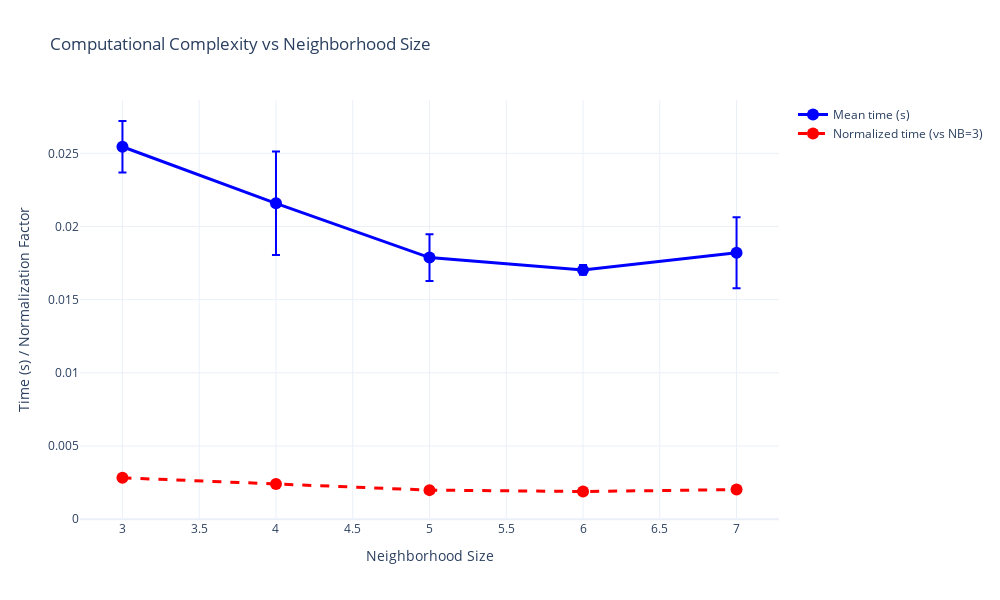

Notebook source saved alongside this figure:
### Markdown cell above
Display computational complexity

### Code cell
fig = go.Figure()

fig.add_trace(go.Scatter(
    x=complexity_df['Neighborhood Size'],
    y=complexity_df['Mean Time (s)'],
    mode='lines+markers',
    name='Mean time (s)',
    error_y=dict(type='data', array=complexity_df['Std Time (s)'], visible=True),
    line=dict(width=3, color='blue'),
    marker=dict(size=12)
))

fig.add_trace(go.Scatter(
    x=complexity_df['Neighborhood Size'],
    y=complexity_df['Normalized Time'],
    mode='lines+markers',
    name='Normalized time (vs NB=3)',
    line=dict(width=3, color='red', dash='dash'),
    marker=dict(size=12)
))

fig.update_layout(
    title='Computational Complexity vs Neighborhood Size',
    xaxis_title='Neighborhood Size',
    yaxis_title='Time (s) / Normalization Factor',
    width=1000,
    height=600,
    template='plotly_white',
    hovermode='x unified'
)

fig.show()

### Figure 1 — Plotly figure (JSON) as saved in the notebook; plotly's stock layout.template omitted (floating-point values rounded to 4 significant figures)
{"data": [{"error_y": {"array": [0.00176, 0.003539, 0.001594, 0.0003345, 0.002431], "type": "data", "visible": true}, "line": {"color": "blue", "width": 3}, "marker": {"size": 12}, "mode": "lines+markers", "name": "Mean time (s)", "type": "scatter", "x": [3, 4, 5, 6, 7], "y": [0.02545, 0.02159, 0.01787, 0.01703, 0.0182]}, {"line": {"color": "red", "dash": "dash", "width": 3}, "marker": {"size": 12}, "mode": "lines+markers", "name": "Normalized time (vs NB=3)", "type": "scatter", "x": [3, 4, 5, 6, 7], "y": [0.002828, 0.002398, 0.001986, 0.001892, 0.002023]}], "layout": {"height": 600, "hovermode": "x unified", "title": {"text": "Computational Complexity vs Neighborhood Size"}, "width": 1000, "xaxis": {"title": {"text": "Neighborhood Size"}}, "yaxis": {"title": {"text": "Time (s) / Normalization Factor"}}}}
